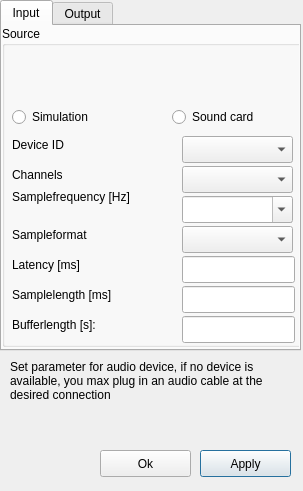
<?xml version="1.0" encoding="UTF-8"?>
<ui version="4.0">
 <class>Settings</class>
 <widget class="QDialog" name="Settings">
  <property name="geometry">
   <rect>
    <x>0</x>
    <y>0</y>
    <width>303</width>
    <height>491</height>
   </rect>
  </property>
  <property name="windowTitle">
   <string>Audio Settings</string>
  </property>
  <property name="locale">
   <locale language="English" country="UnitedStates"/>
  </property>
  <widget class="QPushButton" name="btnApply">
   <property name="geometry">
    <rect>
     <x>200</x>
     <y>450</y>
     <width>91</width>
     <height>27</height>
    </rect>
   </property>
   <property name="text">
    <string>Apply</string>
   </property>
  </widget>
  <widget class="QPushButton" name="btnOk">
   <property name="geometry">
    <rect>
     <x>100</x>
     <y>450</y>
     <width>91</width>
     <height>27</height>
    </rect>
   </property>
   <property name="text">
    <string>Ok</string>
   </property>
  </widget>
  <widget class="QLabel" name="labelLastErrorText">
   <property name="geometry">
    <rect>
     <x>10</x>
     <y>430</y>
     <width>281</width>
     <height>17</height>
    </rect>
   </property>
   <property name="toolTip">
    <string>Displays error codes or success of initialization</string>
   </property>
   <property name="text">
    <string/>
   </property>
  </widget>
  <widget class="QTabWidget" name="tabWidget">
   <property name="geometry">
    <rect>
     <x>0</x>
     <y>0</y>
     <width>301</width>
     <height>351</height>
    </rect>
   </property>
   <property name="currentIndex">
    <number>0</number>
   </property>
   <widget class="QWidget" name="tabInput">
    <attribute name="title">
     <string>Input</string>
    </attribute>
    <widget class="QGroupBox" name="groupBoxSource">
     <property name="geometry">
      <rect>
       <x>0</x>
       <y>0</y>
       <width>301</width>
       <height>321</height>
      </rect>
     </property>
     <property name="title">
      <string>Source</string>
     </property>
     <widget class="QRadioButton" name="radioModeSimulation">
      <property name="geometry">
       <rect>
        <x>10</x>
        <y>80</y>
        <width>101</width>
        <height>22</height>
       </rect>
      </property>
      <property name="toolTip">
       <string>Activates simulation of a scope signal</string>
      </property>
      <property name="text">
       <string>Simulation</string>
      </property>
     </widget>
     <widget class="QRadioButton" name="radioModeAudioInput">
      <property name="geometry">
       <rect>
        <x>170</x>
        <y>80</y>
        <width>111</width>
        <height>22</height>
       </rect>
      </property>
      <property name="toolTip">
       <string>Activates scope signal via soundcard</string>
      </property>
      <property name="text">
       <string>Sound card</string>
      </property>
     </widget>
     <widget class="QLabel" name="labelInputDeviceName">
      <property name="geometry">
       <rect>
        <x>10</x>
        <y>20</y>
        <width>281</width>
        <height>51</height>
       </rect>
      </property>
      <property name="toolTip">
       <string>shows the device name</string>
      </property>
      <property name="text">
       <string/>
      </property>
      <property name="textFormat">
       <enum>Qt::RichText</enum>
      </property>
      <property name="alignment">
       <set>Qt::AlignLeading|Qt::AlignLeft|Qt::AlignTop</set>
      </property>
      <property name="wordWrap">
       <bool>true</bool>
      </property>
     </widget>
     <widget class="QLineEdit" name="edtBufferSize">
      <property name="geometry">
       <rect>
        <x>180</x>
        <y>290</y>
        <width>113</width>
        <height>27</height>
       </rect>
      </property>
      <property name="toolTip">
       <string>Enter total sample buffer length for scope view</string>
      </property>
     </widget>
     <widget class="QLabel" name="labelBufferSize">
      <property name="geometry">
       <rect>
        <x>10</x>
        <y>290</y>
        <width>161</width>
        <height>17</height>
       </rect>
      </property>
      <property name="text">
       <string>Bufferlength [s]:</string>
      </property>
     </widget>
     <widget class="QComboBox" name="comboChannels">
      <property name="geometry">
       <rect>
        <x>180</x>
        <y>140</y>
        <width>111</width>
        <height>27</height>
       </rect>
      </property>
      <property name="toolTip">
       <string>Choose the number of channels</string>
      </property>
     </widget>
     <widget class="QLabel" name="label">
      <property name="geometry">
       <rect>
        <x>10</x>
        <y>200</y>
        <width>161</width>
        <height>17</height>
       </rect>
      </property>
      <property name="text">
       <string>Sampleformat</string>
      </property>
     </widget>
     <widget class="QLabel" name="labelSampleFrequency">
      <property name="geometry">
       <rect>
        <x>10</x>
        <y>160</y>
        <width>161</width>
        <height>21</height>
       </rect>
      </property>
      <property name="text">
       <string>Samplefrequency [Hz]</string>
      </property>
     </widget>
     <widget class="QLineEdit" name="edtLatency">
      <property name="geometry">
       <rect>
        <x>180</x>
        <y>230</y>
        <width>113</width>
        <height>27</height>
       </rect>
      </property>
      <property name="toolTip">
       <string>Enter the desired latency</string>
      </property>
     </widget>
     <widget class="QLineEdit" name="edtSampleSize">
      <property name="geometry">
       <rect>
        <x>180</x>
        <y>260</y>
        <width>113</width>
        <height>27</height>
       </rect>
      </property>
      <property name="toolTip">
       <string>Enter delivered sample length to update scope view</string>
      </property>
     </widget>
     <widget class="QComboBox" name="comboDeviceID">
      <property name="geometry">
       <rect>
        <x>180</x>
        <y>110</y>
        <width>111</width>
        <height>27</height>
       </rect>
      </property>
      <property name="toolTip">
       <string>Select the audio device</string>
      </property>
     </widget>
     <widget class="QLabel" name="labelDevices">
      <property name="geometry">
       <rect>
        <x>10</x>
        <y>110</y>
        <width>161</width>
        <height>17</height>
       </rect>
      </property>
      <property name="text">
       <string>Device ID</string>
      </property>
     </widget>
     <widget class="QLabel" name="labelChannels">
      <property name="geometry">
       <rect>
        <x>10</x>
        <y>140</y>
        <width>161</width>
        <height>17</height>
       </rect>
      </property>
      <property name="text">
       <string>Channels</string>
      </property>
     </widget>
     <widget class="QLabel" name="labelSampleSize">
      <property name="geometry">
       <rect>
        <x>10</x>
        <y>260</y>
        <width>161</width>
        <height>17</height>
       </rect>
      </property>
      <property name="text">
       <string>Samplelength [ms]</string>
      </property>
     </widget>
     <widget class="QComboBox" name="comboSampleFrequency">
      <property name="geometry">
       <rect>
        <x>180</x>
        <y>170</y>
        <width>111</width>
        <height>27</height>
       </rect>
      </property>
      <property name="toolTip">
       <string>Select the sample frequency or try an appropriate frequency</string>
      </property>
      <property name="editable">
       <bool>true</bool>
      </property>
     </widget>
     <widget class="QComboBox" name="comboFormats">
      <property name="geometry">
       <rect>
        <x>180</x>
        <y>200</y>
        <width>111</width>
        <height>27</height>
       </rect>
      </property>
      <property name="toolTip">
       <string>Select the sample format</string>
      </property>
     </widget>
     <widget class="QLabel" name="labelLatency">
      <property name="geometry">
       <rect>
        <x>10</x>
        <y>230</y>
        <width>161</width>
        <height>17</height>
       </rect>
      </property>
      <property name="text">
       <string>Latency [ms]</string>
      </property>
     </widget>
    </widget>
   </widget>
   <widget class="QWidget" name="tabOutput">
    <attribute name="title">
     <string>Output</string>
    </attribute>
    <widget class="QGroupBox" name="groupBoxDestination">
     <property name="geometry">
      <rect>
       <x>0</x>
       <y>0</y>
       <width>301</width>
       <height>311</height>
      </rect>
     </property>
     <property name="title">
      <string>Destination</string>
     </property>
     <widget class="QLabel" name="labelOutputDeviceName">
      <property name="geometry">
       <rect>
        <x>10</x>
        <y>20</y>
        <width>281</width>
        <height>61</height>
       </rect>
      </property>
      <property name="toolTip">
       <string>shows the device name</string>
      </property>
      <property name="text">
       <string/>
      </property>
      <property name="textFormat">
       <enum>Qt::RichText</enum>
      </property>
      <property name="scaledContents">
       <bool>true</bool>
      </property>
      <property name="alignment">
       <set>Qt::AlignLeading|Qt::AlignLeft|Qt::AlignTop</set>
      </property>
      <property name="wordWrap">
       <bool>true</bool>
      </property>
     </widget>
     <widget class="QCheckBox" name="checkShowFGinScope">
      <property name="geometry">
       <rect>
        <x>10</x>
        <y>80</y>
        <width>271</width>
        <height>41</height>
       </rect>
      </property>
      <property name="text">
       <string>Show Function Generator
Output in Scope</string>
      </property>
     </widget>
     <widget class="QComboBox" name="comboDeviceID_2">
      <property name="geometry">
       <rect>
        <x>180</x>
        <y>140</y>
        <width>111</width>
        <height>27</height>
       </rect>
      </property>
      <property name="toolTip">
       <string>Select the audio device</string>
      </property>
     </widget>
     <widget class="QLabel" name="labelDevices_2">
      <property name="geometry">
       <rect>
        <x>10</x>
        <y>140</y>
        <width>161</width>
        <height>17</height>
       </rect>
      </property>
      <property name="text">
       <string>Device ID</string>
      </property>
     </widget>
     <widget class="QComboBox" name="comboChannels_2">
      <property name="geometry">
       <rect>
        <x>180</x>
        <y>170</y>
        <width>111</width>
        <height>27</height>
       </rect>
      </property>
      <property name="toolTip">
       <string>Choose the number of channels</string>
      </property>
     </widget>
     <widget class="QLabel" name="labelChannels_2">
      <property name="geometry">
       <rect>
        <x>10</x>
        <y>170</y>
        <width>161</width>
        <height>17</height>
       </rect>
      </property>
      <property name="text">
       <string>Channels</string>
      </property>
     </widget>
     <widget class="QComboBox" name="comboSampleFrequency_2">
      <property name="geometry">
       <rect>
        <x>180</x>
        <y>200</y>
        <width>111</width>
        <height>27</height>
       </rect>
      </property>
      <property name="toolTip">
       <string>Select the sample frequency or try an appropriate frequency</string>
      </property>
      <property name="editable">
       <bool>true</bool>
      </property>
     </widget>
     <widget class="QLabel" name="labelSampleFrequency_2">
      <property name="geometry">
       <rect>
        <x>10</x>
        <y>200</y>
        <width>161</width>
        <height>20</height>
       </rect>
      </property>
      <property name="text">
       <string>Samplefrequency [Hz]</string>
      </property>
     </widget>
     <widget class="QComboBox" name="comboFormats_2">
      <property name="geometry">
       <rect>
        <x>180</x>
        <y>230</y>
        <width>111</width>
        <height>27</height>
       </rect>
      </property>
      <property name="toolTip">
       <string>Select the sample format</string>
      </property>
     </widget>
     <widget class="QLabel" name="label_2">
      <property name="geometry">
       <rect>
        <x>10</x>
        <y>230</y>
        <width>161</width>
        <height>17</height>
       </rect>
      </property>
      <property name="text">
       <string>Sampleformat</string>
      </property>
     </widget>
     <widget class="QLineEdit" name="edtLatency_2">
      <property name="geometry">
       <rect>
        <x>180</x>
        <y>260</y>
        <width>113</width>
        <height>27</height>
       </rect>
      </property>
      <property name="toolTip">
       <string>Enter the desired latency</string>
      </property>
     </widget>
     <widget class="QLabel" name="labelLatency_2">
      <property name="geometry">
       <rect>
        <x>10</x>
        <y>260</y>
        <width>161</width>
        <height>17</height>
       </rect>
      </property>
      <property name="text">
       <string>Latency [ms]</string>
      </property>
     </widget>
    </widget>
   </widget>
  </widget>
  <widget class="QLabel" name="labelHelpText">
   <property name="geometry">
    <rect>
     <x>10</x>
     <y>350</y>
     <width>291</width>
     <height>61</height>
    </rect>
   </property>
   <property name="text">
    <string>Set parameter for audio device, if no device is available, you max plug in an audio cable at the desired connection</string>
   </property>
   <property name="wordWrap">
    <bool>true</bool>
   </property>
  </widget>
 </widget>
 <resources/>
 <connections/>
</ui>
